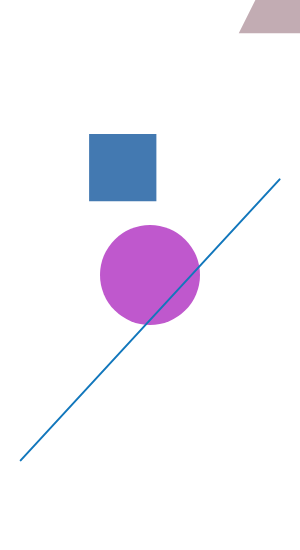
Frame 1 (no input)
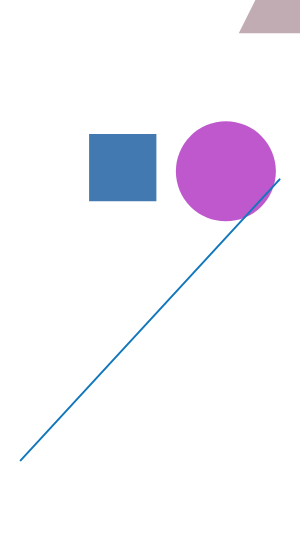
Frame 60 (no input)
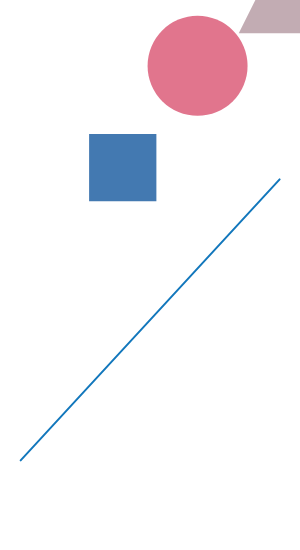
Frame 120 (the mouse pressed at the canvas centre since frame 60)

The p5.js sketch that drew these frames (run headless with seeded random() and noise() and a simulated clock; from frame 60 on, the mouse is pressed at the canvas centre):

// p5.js sketch
// ── sketch.js
let x, y; // position of the circle
let radius = 50; // radius of the circle
let xSpeed, ySpeed; // speed of the circle movement
let circleColor; // color of the circle

// Square, triangle, and line properties
let squareX, squareY, squareSize, squareColor;
let triangleX, triangleY, triangleSize, triangleColor;
let lineStartX, lineStartY, lineEndX, lineEndY, lineColor;

function setup() {
    createCanvas(300, 550);
    x = width / 2;
    y = height / 2;
    xSpeed = random(-3, 3);
    ySpeed = random(-3, 3);
    circleColor = color(random(255), random(255), random(255));

    // Initialize shapes with random properties
    updateShapes();
}

function draw() {
    background(255);

    // Draw the circle
    fill(circleColor);
    noStroke();
    ellipse(x, y, radius * 2);

    // Draw the square
    fill(squareColor);
    noStroke();
    rect(squareX, squareY, squareSize, squareSize);

    // Draw the triangle
    fill(triangleColor);
    noStroke();
    triangle(triangleX, triangleY, 
             triangleX + triangleSize, triangleY, 
             triangleX + triangleSize / 2, triangleY - triangleSize);

    // Draw the line
    stroke(lineColor);
    strokeWeight(2);
    line(lineStartX, lineStartY, lineEndX, lineEndY);

    // Move the circle
    x += xSpeed;
    y += ySpeed;

    // Bounce the circle off walls
    if (x - radius <= 0 || x + radius >= width) {
        xSpeed = -xSpeed;
        circleColor = color(random(255), random(255), random(255)); // change color
    }
    if (y - radius <= 0 || y + radius >= height) {
        ySpeed = -ySpeed;
        circleColor = color(random(255), random(255), random(255)); // change color
    }

    // Update shapes every 120 frames (~2 seconds at 60 fps)
    if (frameCount % 120 === 0) {
        updateShapes();
    }
}

function updateShapes() {
    // Random properties for the square
    squareX = random(width);
    squareY = random(height);
    squareSize = random(50, 150);
    squareColor = color(random(255), random(255), random(255));

    // Random properties for the triangle
    triangleX = random(width);
    triangleY = random(height);
    triangleSize = random(50, 150);
    triangleColor = color(random(255), random(255), random(255));

    // Random properties for the line
    lineStartX = random(width);
    lineStartY = random(height);
    lineEndX = random(width);
    lineEndY = random(height);
    lineColor = color(random(255), random(255), random(255));
}
